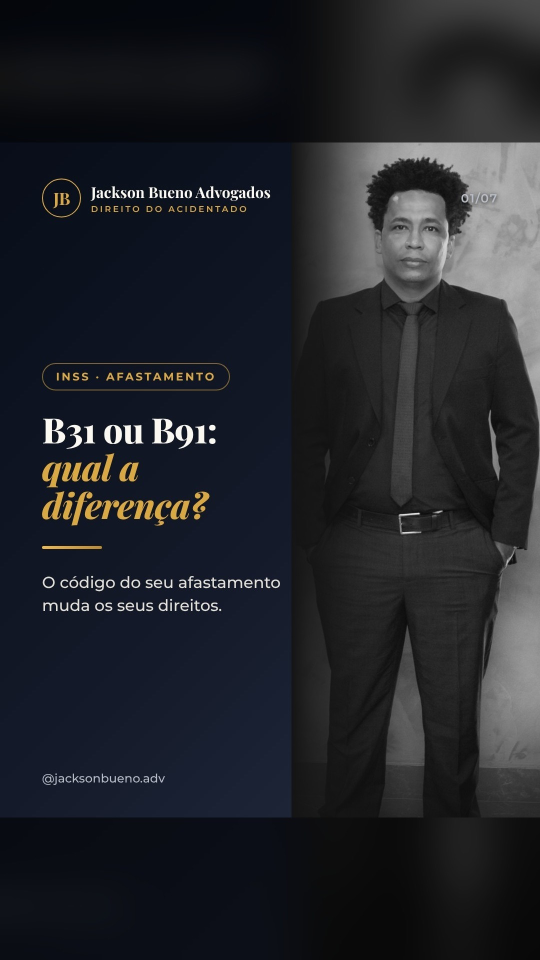
#> input picture posts/2026-11-17/capa_video.jpg, 1080 x 1920 px (shown at 1/2 size)
$ python -i video_post.py   (imports and definitions only)
#> lines starting #> are read from the running program, lines starting #| are printed output that depends on the picture
"""Post do feed em vídeo com trilha (pedido do titular em 17/11/2026: "trilha nas postagens, instrumental, suave, motivacional").

O Instagram não aceita música em carrossel publicado por API. Por isso o post diário vira um vídeo vertical
(1080x1920, 30 fps) em que os slides do carrossel passam um a um, com zoom lento, transição suave e a
trilha instrumental original de ferramentas/trilha.py (muda de tom e andamento a cada dia). Publicado com
create_video_post, ele aparece no feed e na aba Reels.

Uso:
  python3 ferramentas/video_post.py posts/AAAA-MM-DD
Saídas em posts/AAAA-MM-DD/:
  video.mp4        vídeo com trilha
  capa_video.jpg   capa (slide 1 sobre fundo desfocado; o slide inteiro fica dentro da área 3:4 da grade)

Tempo de cada slide: proporcional à quantidade de texto do spec.json (capa 4 s; demais 5 a 8,5 s).
"""
import sys, os, re, json, glob, subprocess, tempfile
from PIL import Image, ImageFilter, ImageEnhance

sys.path.insert(0, os.path.dirname(os.path.abspath(__file__)))
from trilha import trilha, write_wav  # noqa: E402

W, H, FPS, XF = 1080, 1920, 30, 0.6   # XF = duração da transição (s)


def compor(slide_path, out_path):
#> called with slide_path = '../posts/2026-11-17/capa_video.jpg', out_path = 'out.png'
    s = Image.open(slide_path).convert("RGB")
#> s is the input picture: PIL image 1080x1920 RGB; mean R, G, B 34.4, 36.5, 42.1
    sw, sh = s.size
#> sw = 1080; sh = 1920
    sc = W / sw
#> sc = 1
    s = s.resize((W, round(sh * sc)), Image.LANCZOS)
    bg = s.resize((round(H * s.width / s.height), H), Image.LANCZOS)
    left = (bg.width - W) // 2
#> left = 0
    bg = bg.crop((left, 0, left + W, H)).filter(ImageFilter.GaussianBlur(40))
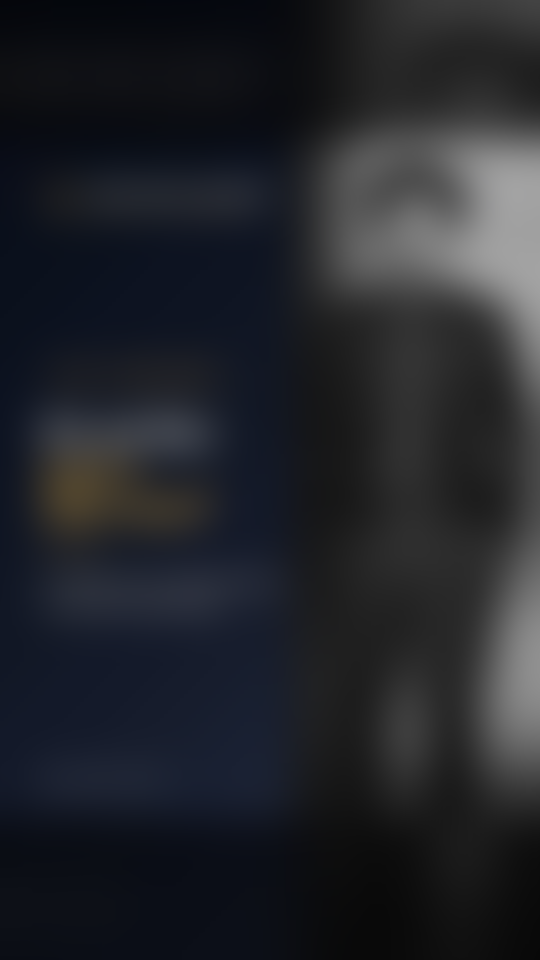
#> bg: PIL image 1080x1920 RGB (shown at 1/2 size); mean R, G, B 34.5, 36.7, 42.2
    bg = ImageEnhance.Brightness(bg).enhance(0.45)
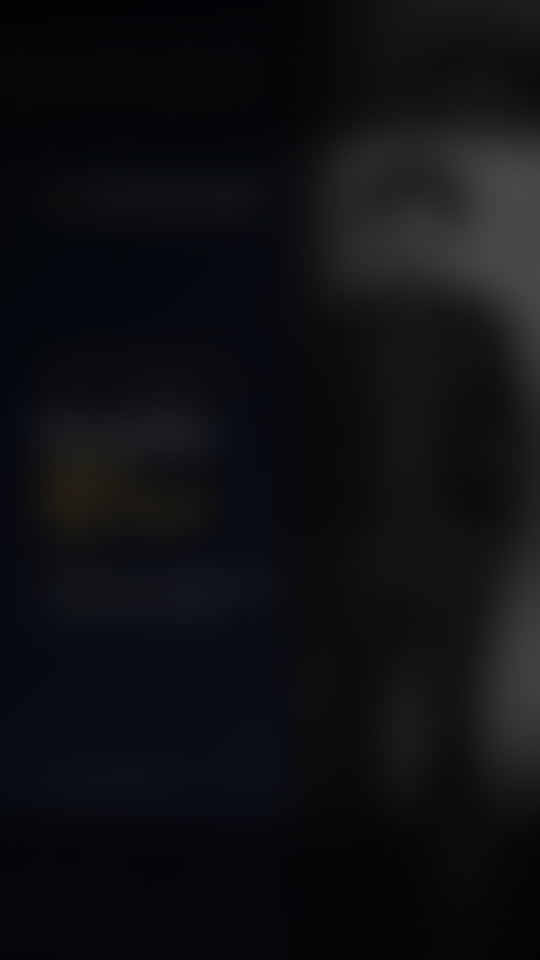
#> bg: PIL image 1080x1920 RGB (shown at 1/2 size); mean R, G, B 15, 16, 18.5
    bg.paste(s, (0, (H - s.height) // 2))
    bg.save(out_path, quality=93)


# [48 lines left out: functions duracoes, main, not called in this run]


# [2 lines not run here, left out]

>>> result = compor('../posts/2026-11-17/capa_video.jpg', 'out.png')

$ run again, on posts/2026-11-17/slide1.jpg
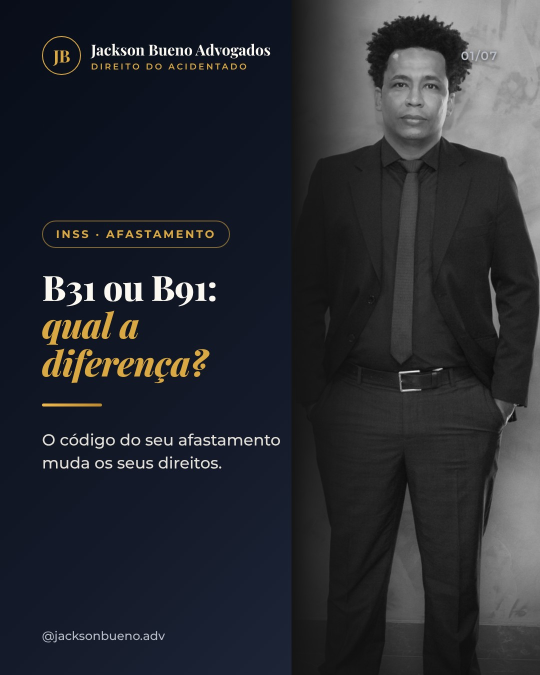
#> input picture posts/2026-11-17/slide1.jpg, 1080 x 1350 px (shown at 1/2 size)
#> in compor, s is the input picture: PIL image 1080x1350 RGB; mean R, G, B 41.5, 44, 50.3
#> in compor, `bg = bg.crop((left, 0, left + W, H)).filter(ImageFilter.GaussianBlur(4..`:
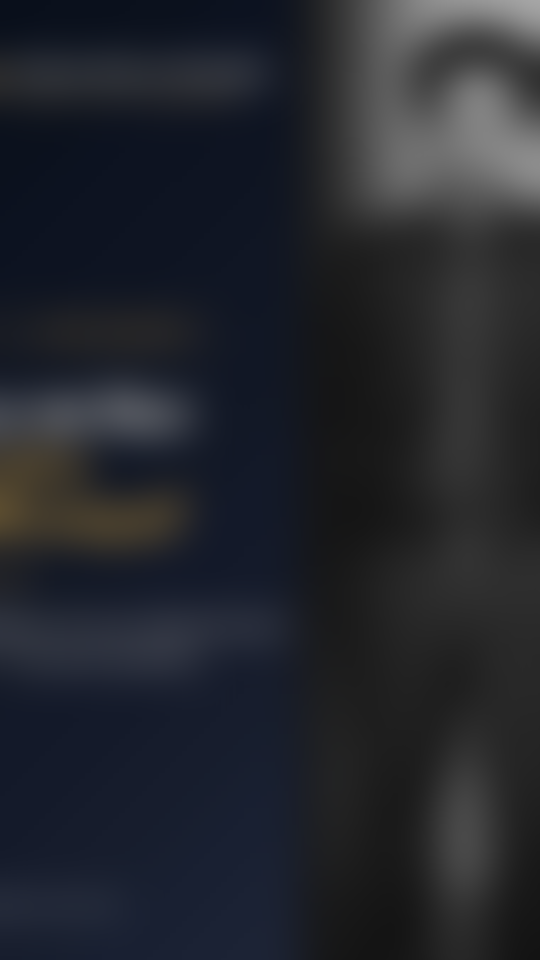
#> bg: PIL image 1080x1920 RGB (shown at 1/2 size); mean R, G, B 35.6, 38.3, 45
#> in compor, `bg = ImageEnhance.Brightness(bg).enhance(0.45)`:
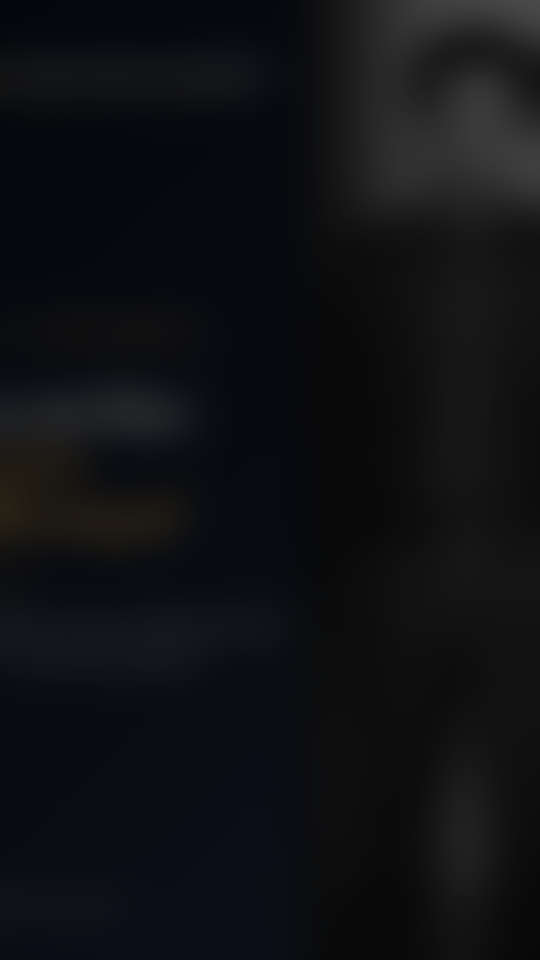
#> bg: PIL image 1080x1920 RGB (shown at 1/2 size); mean R, G, B 15.5, 16.8, 19.8

$ run again, on posts/2026-11-17/slide2.jpg
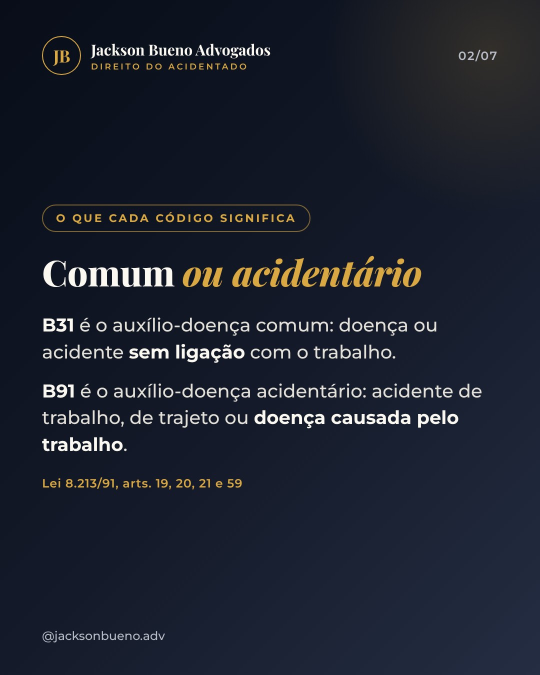
#> input picture posts/2026-11-17/slide2.jpg, 1080 x 1350 px (shown at 1/2 size)
#> in compor, s is the input picture: PIL image 1080x1350 RGB; mean R, G, B 29.6, 34.6, 47.2
#> in compor, `bg = ImageEnhance.Brightness(bg).enhance(0.45)`:
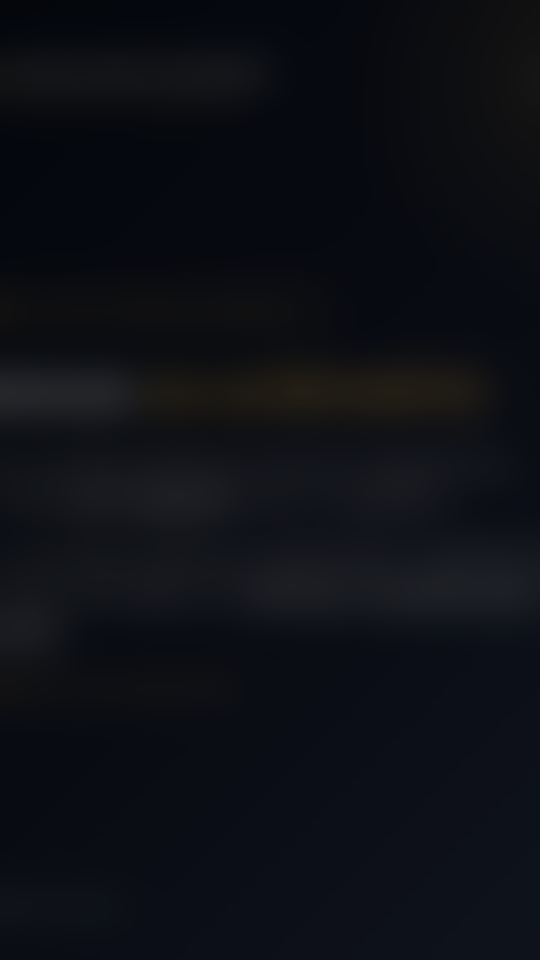
#> bg: PIL image 1080x1920 RGB (shown at 1/2 size); mean R, G, B 13.3, 15.5, 21.1
#> in compor, `bg.paste(s, (0, (H - s.height) // 2))`:
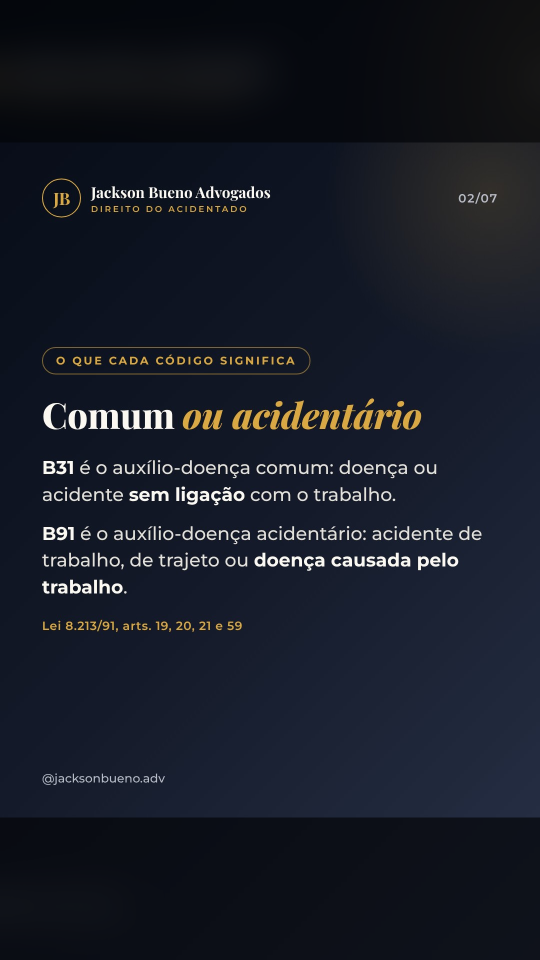
#> bg: PIL image 1080x1920 RGB (shown at 1/2 size); mean R, G, B 24.1, 28.4, 39.1

$ run again, on posts/2026-11-17/slide3.jpg
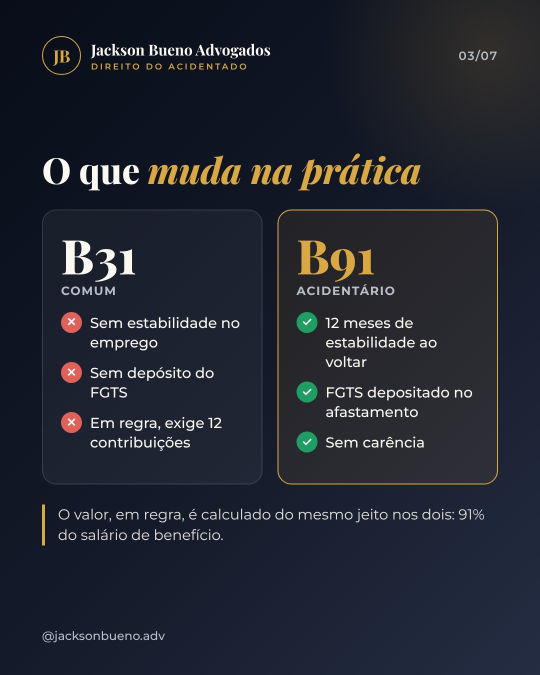
#> input picture posts/2026-11-17/slide3.jpg, 1080 x 1350 px (shown at 1/2 size)
#> in compor, s is the input picture: PIL image 1080x1350 RGB; mean R, G, B 34.9, 38.7, 49
#> in compor, `bg = ImageEnhance.Brightness(bg).enhance(0.45)`:
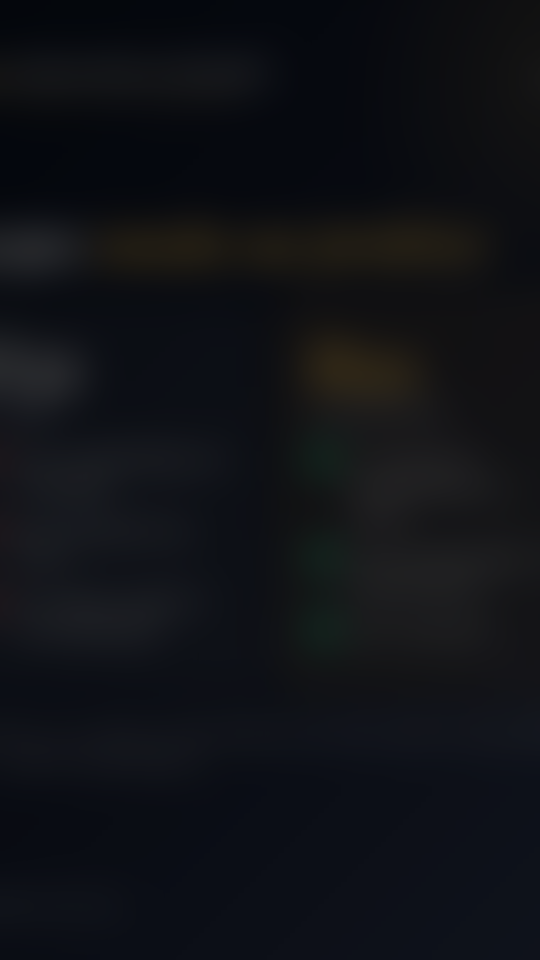
#> bg: PIL image 1080x1920 RGB (shown at 1/2 size); mean R, G, B 16, 17.8, 22.1
#> in compor, `bg.paste(s, (0, (H - s.height) // 2))`:
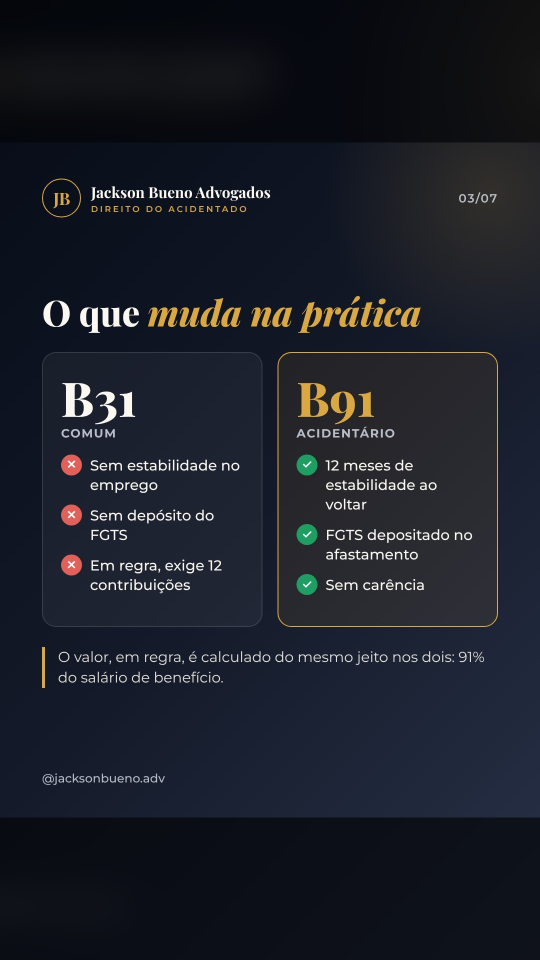
#> bg: PIL image 1080x1920 RGB (shown at 1/2 size); mean R, G, B 27.9, 31.3, 40.4
